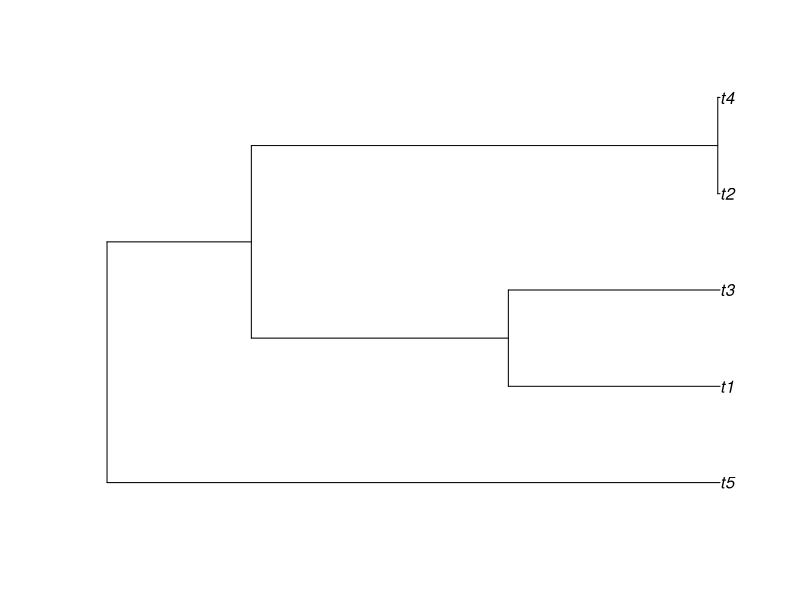

R code for this plot: (Note: this script raises an error after producing the figure.)
library(ape)
library(phangorn)


tree1 <- rcoal(5)
str(tree1)
class(tree1)
tree1$edge
tree1$tip.label
plot(tree1)

tree2 <- simcoale(5)
str(tree2)
class(tree2)
tree2$edge

tree2_phylo <- simtree_to_phylo(tree2)
str(tree2_phylo)
class(tree2_phylo)
tree2_phylo$edge
plot(tree2_phylo)

a <- simSeq(tree1, l = 100, rate = 0.001)
str(a)
